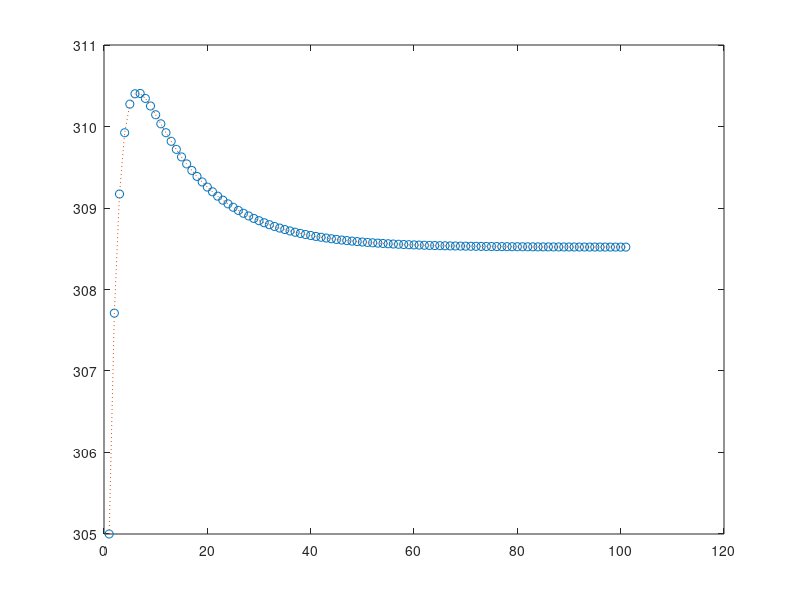

MATLAB code for this plot:
clear;clc
M1=10;
M2=20;
m1=0.947;
cp1=4.18;
m2=1.25;
cp2=1.9;
k=1/(1/0.85+1/1.7);
k=0.6;
s=11.511;
Tin_1=290;
Tin_2=350;
T1(1)=305;
T2(1)=330;
dt=1;
A=[1-(m1*cp1+k*s)*dt/(M1*cp1)  k*s*dt/(M1*cp1)
      k*s*dt/(M2*cp2)     1-(m2*cp2+k*s)*dt/(M2*cp2)];
  
  B=[m1*cp1*dt/(M1*cp1)   0
      0    m2*cp2*dt/(M2*cp2)];
  x=zeros(2,100);
  x(:,1)=[305
      330];
  u=[290
      350];
for i=1:100
    T1(i+1)=T1(i)+ (   m1*cp1*(Tin_1-T1(i))-k*s*(T1(i)-T2(i))   )/(M1*cp1)*dt;
    T2(i+1)=T2(i)+ (   m2*cp2*(Tin_2-T2(i))+k*s*(T1(i)-T2(i))   )/(M2*cp2)*dt;
x(:,i+1)=A*x(:,i)+B*u;
end

 m1*cp1*(T1(100)-Tin_1);
 m2*cp2*(T2(100)-Tin_2);
  k*s*(T2(100)-T1(100));
  plot(1:length(T1),T1,'o',1:length(x(1,:)),x(1,:),':')
